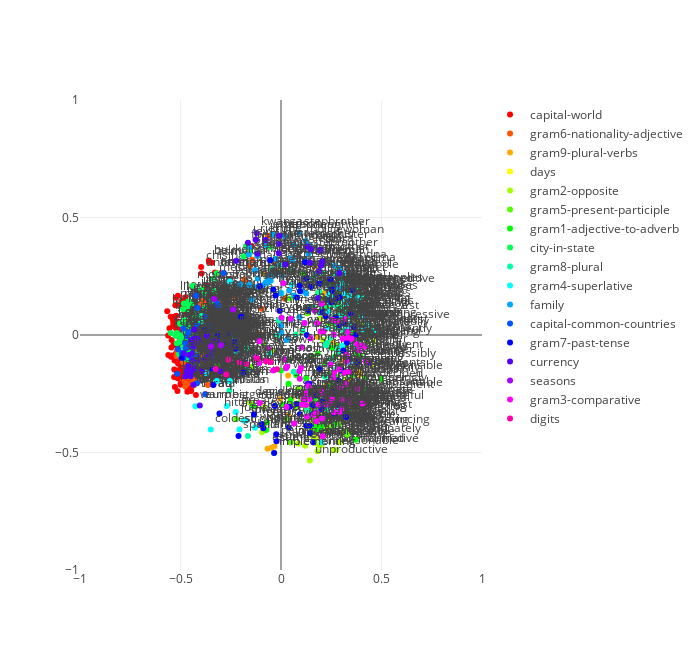

Notebook source saved alongside this figure:
### Code cell
hyp_model = gensim.models.Word2Vec.load(hyp_model_fn["SGNS_dist_sq"])
hyp_wv = hyp_model.wv
plot_embeddings(hyp_model, labeled_word_dict, ratio_words=1, aggregate="c")

### Figure 1 — Plotly figure (JSON) as saved in the notebook; plotly's stock layout.template omitted (floating-point values rounded to 4 significant figures; data arrays with more than 128 entries replaced by an {"elided": "..."} marker saying what was removed)
{"data": [{"marker": {"color": "rgb(255, 0, 0)"}, "mode": "markers+text", "name": "capital-world", "text": {"elided": "232 str values"}, "textposition": "top right", "type": "scatter", "x": {"elided": "232 float values"}, "y": {"elided": "232 float values"}}, {"marker": {"color": "rgb(255, 84, 0)"}, "mode": "markers+text", "name": "gram6-nationality-adjective", "text": ["albanian", "switzerland", "norway", "argentinean", "cambodia", "croatia", "israeli", "cambodian", "macedonia", "colombia", "australia", "egypt", "slovakia", "malta", "iceland", "german", "irish", "french", "thailand", "ukrainian", "greece", "australian", "swiss", "japanese", "icelandic", "chinese", "russian", "moldova", "spanish", "chilean", "sweden", "english", "argentina", "italy", "russia", "israel", "germany", "portuguese", "korean", "peruvian", "thai", "ukraine", "spain", "denmark", "france", "albania", "belorussian", "brazil", "mexican", "maltese", "india", "peru", "brazilian", "ireland", "colombian", "polish", "japan", "norwegian", "korea", "danish", "moldovan", "austrian", "china", "indian", "chile", "belarus", "austria", "greek", "dutch", "slovakian", "portugal", "england", "croatian", "poland", "italian", "egyptian", "macedonian", "swedish", "netherlands", "mexico", "bulgarian", "bulgaria"], "textposition": "top right", "type": "scatter", "x": [-0.4344, -0.4387, -0.4247, -0.06551, -0.4496, -0.4603, -0.3958, -0.1427, -0.4365, -0.4571, -0.3517, -0.3872, -0.4872, -0.4601, -0.4405, -0.2352, -0.3084, -0.2218, -0.4357, -0.3565, -0.4175, -0.3388, -0.4002, -0.09682, -0.03706, -0.00772, -0.3006, -0.4797, -0.2326, -0.3931, -0.4113, -0.1107, -0.4313, -0.3725, -0.3766, -0.3638, -0.35, -0.287, -0.3609, -0.3854, -0.1811, -0.3933, -0.3672, -0.4299, -0.3465, -0.4559, -0.5174, -0.4137, -0.3001, -0.1544, -0.3446, -0.446, -0.3425, -0.3733, -0.3905, -0.3578, -0.3275, -0.3898, -0.4145, -0.3685, -0.4764, -0.3785, -0.3386, -0.2773, -0.4137, -0.4676, -0.4148, 0.01916, -0.2968, -0.5197, -0.4113, -0.3257, -0.4364, -0.4392, -0.2328, -0.02214, -0.4335, -0.3184, -0.4037, -0.3691, -0.4243, -0.4578], "y": [-0.215, -0.05018, -0.03496, 0.4225, -0.176, -0.137, -0.164, 0.3202, -0.2116, -0.01197, -0.06535, -0.009089, -0.1147, -0.08948, -0.1923, 0.02019, 0.06122, 0.06628, -0.0471, -0.1082, -0.0861, -0.05059, -0.08601, 0.1117, 0.3141, 0.1017, 0.0006876, -0.1974, 0.08304, 0.1314, -0.02869, 0.004593, 0.02342, 0.02381, -0.09663, -0.2132, -0.04776, 0.1242, -0.01155, 0.1439, 0.2367, -0.1544, 0.03483, -0.01452, 0.01342, -0.182, -0.07571, -0.01792, 0.1401, 0.2921, -0.06198, -0.01198, 0.1432, -0.07872, 0.1448, -0.01738, -0.02902, 0.03727, -0.1051, 0.08509, -0.2182, 0.07844, -0.1007, 0.02545, 0.05004, -0.2083, 0.004671, 0.1538, 0.06895, -0.08991, 0.04767, -0.006715, -0.0558, -0.1089, 0.1578, 0.2685, -0.1913, 0.09483, -0.04372, -0.002448, -0.05925, -0.08474]}, {"marker": {"color": "rgb(255, 170, 0)"}, "mode": "markers+text", "name": "gram9-plural-verbs", "text": ["predicts", "sit", "sees", "sing", "talks", "thinks", "enhances", "shuffles", "sings", "works", "shuffle", "sits", "listens", "provide", "say", "writes", "enhance", "find", "generate", "increase", "speaks", "screams", "search", "vanishes", "describes", "implements", "generates", "estimates", "implement", "goes", "see", "swims", "decrease", "write", "says", "vanish", "scream", "eats", "work", "estimate", "swim", "think", "eat", "increases", "predict", "plays", "slows", "decreases", "searches", "walks", "talk", "slow", "provides", "walk", "listen", "play", "describe", "speak", "go", "finds"], "textposition": "top right", "type": "scatter", "x": [0.3913, 0.278, 0.2086, 0.2021, 0.2338, 0.3365, 0.3457, 0.4029, 0.172, 0.1039, 0.2934, -0.08011, 0.3952, 0.05266, 0.1483, 0.2495, 0.1605, 0.1287, 0.211, 0.07261, -0.03265, 0.3467, 0.1538, 0.3955, 0.259, 0.3696, 0.272, -0.06674, 0.04762, 0.1807, 0.1017, 0.2906, 0.1705, 0.1779, 0.2267, 0.3549, 0.2735, 0.3711, 0.03537, -0.04725, 0.1835, 0.1572, 0.3041, 0.2163, 0.2443, -0.2397, 0.3933, 0.3195, 0.2365, 0.2148, 0.03724, 0.2619, -0.003996, 0.1307, 0.3111, -0.08793, 0.1917, 0.2107, 0.0857, 0.1872], "y": [-0.168, -0.04446, 0.07937, 0.1552, 0.1251, -0.1928, -0.2818, 0.1347, 0.2901, 0.01385, 0.2027, 0.2561, 0.115, -0.2706, -0.3175, 0.1801, -0.3945, -0.2495, -0.345, -0.3026, -0.4731, 0.1309, -0.3327, 0.09686, -0.0299, -0.1649, -0.3324, -0.4836, -0.456, -0.007395, -0.2763, 0.2414, -0.3532, -0.3027, -0.2123, -0.3137, 0.1897, 0.06754, -0.1727, -0.4796, 0.1774, -0.3866, -0.106, -0.3145, -0.3937, 0.1268, -0.1551, -0.2966, -0.4036, 0.1773, -0.3428, -0.1818, -0.2708, 0.09307, -0.2777, -0.03485, -0.2451, -0.2405, -0.2294, 0.05908]}, {"marker": {"color": "rgb(255, 255, 0)"}, "mode": "markers+text", "name": "days", "text": ["tuesday", "monday", "friday", "wednesday", "thursday"], "textposition": "top right", "type": "scatter", "x": [-0.4175, -0.4188, -0.4105, -0.4202, -0.4081], "y": [-0.11, -0.07586, -0.09563, -0.1008, -0.1192]}, {"marker": {"color": "rgb(170, 255, 0)"}, "mode": "markers+text", "name": "gram2-opposite", "text": ["impossible", "undecided", "logical", "unclear", "uninformative", "unconvincing", "unethical", "informative", "comfortable", "inconsistent", "responsible", "unsure", "uncertain", "uncompetitive", "inconvenient", "efficient", "unimpressive", "illogical", "convincing", "sure", "consistent", "uninformed", "dishonest", "acceptable", "ethical", "unreasonable", "unproductive", "informed", "fortunate", "clear", "decided", "unfortunate", "impressive", "productive", "inefficient", "reasonable", "impossibly", "unpleasant", "certain", "unaware", "irrational", "unacceptable", "honest", "unlikely", "possible", "competitive", "likely", "distasteful", "uncomfortable", "known", "unknown", "convenient", "possibly", "pleasant", "aware", "rational", "irresponsible", "tasteful"], "textposition": "top right", "type": "scatter", "x": [0.1895, 0.3947, 0.2143, 0.1982, 0.2755, 0.3548, 0.3089, 0.2014, 0.2123, 0.174, -0.08456, 0.1901, 0.318, 0.3478, 0.3863, 0.2059, 0.4455, 0.294, 0.3062, 0.184, 0.1558, 0.2639, 0.3606, 0.162, 0.1196, 0.1819, 0.1433, -0.09472, 0.3594, 0.1243, -0.1541, 0.3028, 0.2678, 0.08608, 0.2881, 0.152, 0.4549, 0.373, 0.1243, 0.3169, 0.3634, 0.1679, 0.2437, 0.1766, 0.117, 0.1942, 0.1396, 0.4014, 0.3736, -0.03905, 0.2096, 0.1468, 0.1662, 0.001883, 0.1626, 0.2302, 0.4203, 0.4662], "y": [-0.3643, -0.2121, -0.4028, -0.4049, -0.4891, -0.4064, -0.4165, -0.468, -0.3865, -0.4427, -0.3058, -0.47, -0.1901, 0.1921, -0.259, -0.3494, 0.0383, -0.4552, -0.3074, -0.4077, -0.362, -0.4882, -0.3425, -0.4308, -0.4718, -0.4951, -0.5339, -0.4136, 0.0106, -0.3105, -0.2868, -0.2801, 0.04613, -0.4617, -0.3715, -0.4251, -0.1262, -0.2459, -0.2853, -0.05135, -0.3134, -0.46, -0.3573, -0.3906, -0.2975, 0.0693, -0.2943, -0.3068, -0.2489, -0.06667, -0.02139, -0.4136, -0.2696, 0.2761, -0.3943, -0.4094, -0.178, -0.02764]}, {"marker": {"color": "rgb(84, 255, 0)"}, "mode": "markers+text", "name": "gram5-present-participle", "text": ["debugging", "vanish", "describe", "going", "think", "walk", "fly", "inventing", "reading", "say", "describing", "predicting", "dancing", "write", "swimming", "swim", "shuffle", "increase", "generate", "read", "implementing", "running", "sit", "jumping", "go", "run", "decrease", "listen", "walking", "see", "debug", "slowing", "flying", "look", "code", "enhance", "shuffling", "decreasing", "sitting", "screaming", "invent", "saying", "move", "looking", "thinking", "playing", "play", "moving", "seeing", "sing", "discover", "dance", "writing", "predict", "vanishing", "slow", "implement", "generating", "increasing", "coding", "listening", "singing", "enhancing", "jump", "discovering", "scream"], "textposition": "top right", "type": "scatter", "x": [0.3182, 0.3549, 0.1917, 0.07745, 0.1572, 0.1307, 0.2352, 0.3996, 0.03845, 0.1483, 0.3022, 0.3232, 0.1492, 0.1779, -0.3413, 0.1835, 0.2934, 0.07261, 0.211, 0.1595, -0.03417, -0.1859, 0.278, 0.2409, 0.0857, -0.1518, 0.1705, 0.3111, 0.1369, 0.1017, 0.3292, 0.3782, -0.03841, 0.1596, 0.0295, 0.1605, 0.4304, 0.2645, 0.09488, 0.2926, 0.3796, 0.2101, 0.04569, 0.1599, 0.2018, -0.1984, -0.08793, -0.1344, 0.2596, 0.2021, 0.2328, 0.04611, 0.193, 0.2443, 0.3456, 0.2619, 0.04762, 0.1435, 0.09402, 0.2936, 0.3286, 0.09316, 0.16, -0.2233, 0.3054, 0.2735], "y": [-0.409, -0.3137, -0.2451, -0.2926, -0.3866, 0.09307, 0.04632, 0.04768, -0.394, -0.3175, -0.1496, -0.3489, 0.2051, -0.3027, -0.1444, 0.1774, 0.2027, -0.3026, -0.345, -0.3363, -0.5016, -0.1594, -0.04446, 0.1483, -0.2294, -0.1348, -0.3532, -0.2777, 0.1064, -0.2763, -0.4234, -0.1152, 0.1937, -0.2934, -0.3565, -0.3945, -0.0322, -0.3342, 0.186, 0.1625, -0.2472, -0.2815, -0.2909, -0.2975, -0.3147, 0.07842, -0.03485, -0.3379, -0.2575, 0.1552, -0.03615, 0.1556, -0.1455, -0.3937, 0.09179, -0.1818, -0.456, -0.3855, -0.3376, -0.3789, -0.03176, 0.2101, -0.4561, -0.3574, 0.1092, 0.1897]}, {"marker": {"color": "rgb(0, 255, 0)"}, "mode": "markers+text", "name": "gram1-adjective-to-adverb", "text": ["most", "slowly", "slow", "completely", "fortunate", "quickly", "sudden", "swiftly", "reluctantly", "safely", "complete", "unfortunate", "furiously", "cheerfully", "usual", "typical", "amazing", "professional", "freely", "typically", "quiet", "immediate", "obvious", "usually", "rapid", "quick", "furious", "safe", "amazingly", "immediately", "suddenly", "possible", "quietly", "fortunately", "lucky", "unfortunately", "happy", "rapidly", "rare", "precise", "apparent", "mostly", "possibly", "reluctant", "apparently", "serious", "precisely", "infrequent", "efficient", "professionally", "free", "swift", "cheerful", "calmly", "calm", "luckily", "efficiently", "obviously", "rarely", "seriously", "happily", "occasional", "infrequently", "occasionally"], "textposition": "top right", "type": "scatter", "x": [-0.0001447, 0.2547, 0.2619, 0.1369, 0.3594, 0.154, 0.276, 0.2914, 0.2841, 0.3056, 0.04782, 0.3028, 0.3134, 0.4375, 0.2213, 0.183, 0.3118, -0.3198, 0.2026, 0.1251, 0.2648, -0.07362, 0.185, 0.07602, -0.06945, 0.2043, 0.2217, 0.128, 0.4205, -0.1379, 0.2201, 0.117, 0.2751, 0.3714, 0.2473, 0.03755, 0.2622, 0.2221, 0.2553, 0.2286, 0.2743, 0.0406, 0.1662, 0.3416, 0.2434, 0.1517, 0.2019, 0.3952, 0.2059, -0.464, 0.008193, 0.1099, 0.3881, 0.4204, 0.3537, 0.4992, 0.2647, 0.1813, 0.2528, 0.1736, 0.3762, 0.2607, 0.3963, 0.2687], "y": [-0.151, -0.05491, -0.1818, -0.2723, 0.0106, -0.08993, 0.04771, 0.1178, 0.1842, -0.05889, -0.2756, -0.2801, 0.1975, 0.007845, -0.2581, -0.07955, 0.08046, -0.1258, -0.3601, -0.1845, 0.07504, -0.404, -0.3843, -0.1711, -0.3728, -0.3541, 0.2219, -0.3467, -0.2305, -0.3032, 0.1134, -0.2975, 0.1465, -0.4457, 0.1682, -0.2073, -0.2885, -0.1229, -0.1077, -0.3411, -0.1776, -0.1047, -0.2696, -0.01544, -0.1615, -0.3361, -0.39, -0.09017, -0.3494, -0.06637, -0.2966, 0.2622, 0.09805, -0.1834, -0.1717, -0.1873, -0.3823, -0.3995, -0.2149, -0.3925, -0.0768, 0.04945, -0.02024, -0.09108]}, {"marker": {"color": "rgb(0, 255, 84)"}, "mode": "markers+text", "name": "city-in-state", "text": ["tulsa", "phoenix", "tucson", "irvine", "detroit", "oxnard", "minnesota", "oklahoma", "honolulu", "nevada", "anchorage", "modesto", "huntsville", "houston", "arlington", "memphis", "sacramento", "anaheim", "tennessee", "garland", "dallas", "georgia", "pennsylvania", "worcester", "kansas", "california", "henderson", "pittsburgh", "denver", "ohio", "nashville", "orlando", "colorado", "louisiana", "shreveport", "wisconsin", "spokane", "akron", "toledo", "tacoma", "illinois", "seattle", "minneapolis", "omaha", "philadelphia", "scottsdale", "fremont", "massachusetts", "glendale", "plano", "hialeah", "cleveland", "lexington", "hawaii", "louisville", "kentucky", "indianapolis", "tallahassee", "texas", "amarillo", "michigan", "milwaukee", "tampa", "boston", "chandler", "florida", "portland", "wichita", "austin", "mesa", "atlanta", "nebraska", "reno", "cincinnati", "stockton", "bakersfield", "jacksonville", "irving", "fontana", "chicago", "laredo", "lubbock", "fresno", "arizona", "alabama", "madison", "oakland", "baltimore", "washington", "oregon", "alaska", "indiana", "miami", "maryland"], "textposition": "top right", "type": "scatter", "x": [-0.446, -0.3469, -0.4576, -0.3953, -0.4111, -0.483, -0.428, -0.4379, -0.4789, -0.428, -0.4695, -0.4391, -0.5028, -0.4089, -0.4764, -0.4269, -0.4578, -0.465, -0.4176, -0.05338, -0.4242, -0.4077, -0.4141, -0.4331, -0.4302, -0.3517, -0.3201, -0.4398, -0.4513, -0.413, -0.4175, -0.3763, -0.4184, -0.4416, -0.5007, -0.4008, -0.5, -0.5061, -0.3824, -0.4767, -0.4235, -0.4227, -0.4605, -0.4755, -0.4132, -0.5256, -0.4783, -0.4238, -0.5017, -0.5178, -0.5486, -0.4351, -0.4755, -0.4335, -0.4704, -0.4297, -0.4671, -0.5056, -0.3727, -0.466, -0.4087, -0.4614, -0.447, -0.3882, -0.1539, -0.3849, -0.4242, -0.4477, -0.3303, -0.3343, -0.4438, -0.4615, -0.3968, -0.4608, -0.4462, -0.5185, -0.4888, -0.1868, -0.1743, -0.3641, -0.4612, -0.4876, -0.5047, -0.4312, -0.4359, -0.4144, -0.4668, -0.4391, -0.3102, -0.4332, -0.4322, -0.4239, -0.4177, -0.4389], "y": [-0.06509, 0.1416, -0.01596, 0.1924, 0.03616, 0.1341, 0.007881, -0.05214, 0.05182, 0.04255, -0.1032, 0.2098, -0.0006903, 0.06643, 0.01708, 0.07847, 0.02927, 0.1099, 0.0144, 0.3741, 0.05339, -0.02786, -0.03191, 0.03111, -0.01579, 0.02878, 0.2623, -0.01605, 0.00915, -0.02546, 0.09682, 0.17, 0.02138, -0.01017, 0.04654, -0.01868, -0.0137, -0.07814, 0.1138, -0.00177, -0.02306, 0.016, 0.0398, -0.04424, 0.01714, -0.003183, 0.06373, 0.006713, 0.05012, 0.008687, 0.008592, 0.0408, 0.02153, -0.03107, -0.01687, -0.009334, -0.02464, -0.08353, 0.007815, 0.1312, -0.0161, 0.0132, 0.0502, 0.03284, 0.3511, -0.01759, 0.02397, -0.01218, 0.1854, 0.2402, -0.01865, -0.04051, 0.1893, 0.0002513, 0.1286, -0.03506, -0.05343, 0.3337, 0.3789, 0.03414, 0.1423, 0.1094, -0.03, -0.01514, -0.02685, 0.1024, 0.01335, 0.005481, -0.002848, -0.03636, -0.0772, 0.001426, 0.02568, -0.02613]}, {"marker": {"color": "rgb(0, 255, 169)"}, "mode": "markers+text", "name": "gram8-plural", "text": ["pigs", "cloud", "dollar", "goat", "onions", "goats", "hand", "colors", "melon", "donkey", "finger", "pear", "woman", "cats", "child", "buildings", "onion", "children", "dollars", "rats", "bananas", "pears", "cow", "men", "computers", "donkeys", "car", "eye", "cat", "cows", "pineapple", "roads", "hands", "dream", "dogs", "building", "women", "bird", "machines", "eyes", "mangoes", "elephants", "mice", "eagle", "snake", "bottles", "mouse", "road", "horse", "melons", "banana", "pig", "mango", "birds", "man", "eagles", "elephant", "fingers", "machine", "monkey", "horses", "bottle", "lions", "cars", "clouds", "pineapples", "computer", "rat", "snakes", "lion", "monkeys", "color", "dreams", "dog"], "textposition": "top right", "type": "scatter", "x": [0.3197, 0.3138, 0.1843, 0.2385, 0.3896, 0.3144, 0.2192, 0.2291, 0.2915, 0.2091, 0.3186, 0.3082, 0.06506, 0.3103, 0.1304, -0.1662, 0.3226, 0.07378, -0.1647, 0.3341, 0.3638, 0.2882, 0.2446, -0.01656, 0.2346, 0.3383, -0.01124, 0.2839, 0.2426, 0.3323, 0.2875, -0.257, 0.1754, 0.1841, 0.2812, -0.17, 0.06324, 0.1591, 0.2716, 0.2848, 0.3994, 0.2426, 0.3673, -0.04203, 0.1912, 0.3473, 0.2897, -0.2356, 0.002042, 0.3945, 0.2836, 0.2643, 0.2661, 0.2447, 0.09192, -0.3946, 0.1557, 0.3408, 0.2224, 0.2421, 0.1914, 0.3091, -0.3984, 0.107, 0.3293, 0.3813, 0.1294, 0.2626, 0.3177, 0.0514, 0.3123, 0.2522, 0.2726, 0.2069], "y": [0.1048, 0.01648, 0.1578, 0.2127, 0.1319, 0.1368, -0.1772, -0.03355, 0.2337, 0.2616, 0.02217, 0.2264, 0.1666, 0.06631, 0.117, -0.1454, 0.1656, 0.002245, -0.4297, 0.07529, 0.1193, 0.2768, 0.1993, -0.001754, -0.3167, 0.166, 0.06225, -0.07113, 0.1296, 0.0854, 0.2529, -0.2368, 0.05203, 0.176, 0.03231, -0.05603, -0.1562, 0.119, -0.1465, -0.0594, 0.164, 0.182, -0.04264, 0.2794, 0.1839, 0.04739, 0.08326, -0.005845, 0.1783, 0.1684, 0.1987, 0.1768, 0.2607, -0.01233, 0.07526, 0.08062, 0.2401, -0.01859, -0.04385, 0.1997, 0.09512, 0.08917, 0.05327, 0.01776, 0.0217, 0.1956, -0.3191, 0.1913, 0.06738, 0.2737, 0.1179, -0.1032, 0.1262, 0.1188]}, {"marker": {"color": "rgb(0, 255, 255)"}, "mode": "markers+text", "name": "gram4-superlative", "text": ["short", "tasty", "brightest", "shortest", "biggest", "long", "good", "wide", "weak", "large", "lucky", "strange", "hot", "warmest", "worst", "easiest", "weakest", "simple", "big", "lowest", "fastest", "luckiest", "simplest", "tall", "best", "oldest", "cool", "old", "slowest", "greatest", "sweetest", "easy", "youngest", "sweet", "young", "strong", "quickest", "largest", "weird", "dark", "hottest", "longest", "high", "highest", "sharpest", "quick", "great", "smart", "coolest", "slow", "bright", "strongest", "sharp", "strangest", "tallest", "smartest", "warm", "coldest", "darkest", "low", "smallest", "small", "weirdest", "cold", "fast", "bad", "widest"], "textposition": "top right", "type": "scatter", "x": [0.1033, 0.4289, 0.305, 0.2362, -0.2698, 0.02461, 0.1118, 0.0915, 0.141, 0.03017, 0.2473, 0.3055, 0.1174, -0.4261, -0.1292, 0.2025, 0.3446, 0.214, 0.04841, -0.1734, 0.05407, 0.3144, 0.2798, 0.1676, -0.05668, -0.2993, 0.3261, -0.1059, 0.3243, -0.2251, 0.3388, 0.1752, -0.2543, 0.2382, 0.002588, 0.1236, 0.3271, -0.2231, 0.3419, 0.2257, -0.003673, -0.3191, -0.1079, -0.2546, 0.4087, 0.2043, -0.06477, 0.3312, 0.3026, 0.2619, 0.2772, -0.207, 0.2559, 0.3988, -0.3742, 0.3851, 0.2625, -0.3495, 0.3104, 0.1366, -0.185, 0.01664, 0.4665, 0.2129, 0.2455, 0.1864, 0.3235], "y": [-0.05225, 0.04257, 0.1988, 0.09994, -0.302, -0.1413, -0.2733, -0.1548, -0.2736, -0.1346, 0.1682, -0.04582, 0.05067, -0.3029, -0.395, -0.4578, 0.04811, -0.2507, 0.06965, -0.364, 0.2151, 0.2624, -0.3225, 0.1034, -0.07905, -0.0178, -0.08413, -0.02622, 0.1434, -0.3276, 0.1665, -0.3291, 0.2275, 0.1706, 0.07323, -0.2479, 0.1347, -0.0695, -0.1173, 0.02821, 0.2978, -0.196, -0.1195, -0.196, 0.02161, -0.3541, -0.05603, 0.014, 0.2197, -0.1818, 0.05679, -0.4021, 0.06446, 0.07869, -0.1616, 0.1588, 0.001244, -0.4017, 0.1772, -0.218, -0.3633, -0.1032, 0.01963, 0.01591, -0.1245, -0.2967, 0.0304]}, {"marker": {"color": "rgb(0, 169, 255)"}, "mode": "markers+text", "name": "family", "text": ["sister", "aunt", "woman", "girl", "sisters", "bride", "stepfather", "princess", "his", "nephew", "granddaughter", "sons", "dad", "boy", "stepmother", "grandpa", "father", "daughter", "stepsister", "her", "uncle", "grandmother", "stepson", "husband", "son", "mom", "grandson", "queen", "policeman", "stepbrother", "wife", "grandfather", "brother", "she", "grandma", "king", "groom", "mother", "brothers", "niece", "man", "prince", "daughters", "stepdaughter", "policewoman", "he"], "textposition": "top right", "type": "scatter", "x": [-0.07358, 0.05672, 0.06506, 0.1253, -0.06649, 0.1744, 0.06305, -0.1301, 0.001613, -0.1181, -0.1574, -0.07472, 0.2757, 0.1066, 0.1358, 0.2676, -0.001628, -0.1155, 0.1427, 0.02897, 0.004235, 0.05069, -0.04016, -0.03488, -0.1157, 0.2986, -0.1603, -0.1576, 0.1263, 0.09095, -0.06704, -0.02817, -0.05124, -0.001216, 0.2944, -0.1446, 0.1931, 0.04064, -0.08482, -0.07902, 0.09192, -0.2032, -0.04469, 0.01641, 0.123, 0.05147], "y": [0.2236, 0.3151, 0.1666, 0.1765, 0.2471, 0.2593, 0.3849, 0.2752, 0.009571, 0.3359, 0.3731, 0.2248, 0.206, 0.1848, 0.3455, 0.2942, 0.1787, 0.2404, 0.3812, -0.02149, 0.2525, 0.327, 0.4282, 0.2555, 0.2062, 0.1979, 0.3436, 0.2132, 0.3143, 0.4358, 0.2234, 0.3245, 0.2312, 0.03923, 0.2828, 0.151, 0.273, 0.1891, 0.215, 0.3833, 0.07526, 0.215, 0.2578, 0.4224, 0.3997, 0.06671]}, {"marker": {"color": "rgb(0, 85, 255)"}, "mode": "markers+text", "name": "capital-common-countries", "text": ["havana", "vietnam", "bangkok", "berlin", "pakistan", "athens", "japan", "london", "paris", "oslo", "england", "tokyo", "china", "ottawa", "canberra", "stockholm", "finland", "canada", "australia", "egypt", "iraq", "beijing", "moscow", "afghanistan", "rome", "tehran", "greece", "switzerland", "norway", "baghdad", "germany", "madrid", "spain", "france", "islamabad", "helsinki", "thailand", "kabul", "sweden", "italy", "cairo", "hanoi", "russia", "cuba", "iran", "bern"], "textposition": "top right", "type": "scatter", "x": [-0.4234, -0.3555, -0.4764, -0.3785, -0.4218, -0.4495, -0.3275, -0.3284, -0.3186, -0.4732, -0.3257, -0.3552, -0.3386, -0.4607, -0.4856, -0.4603, -0.4388, -0.3546, -0.3517, -0.3872, -0.3765, -0.4446, -0.4238, -0.4191, -0.3109, -0.5126, -0.4175, -0.4387, -0.4247, -0.4745, -0.35, -0.4161, -0.3672, -0.3465, -0.5166, -0.4853, -0.4357, -0.4937, -0.4113, -0.3725, -0.4674, -0.2851, -0.3766, -0.417, -0.4345, -0.4859], "y": [0.1671, -0.08961, -0.03411, 0.0768, -0.1217, -0.04864, -0.02902, 0.01775, 0.1356, -0.05712, -0.006715, 0.03438, -0.1007, -0.04933, -0.09749, 0.01165, -0.09719, -0.09263, -0.06535, -0.009089, -0.2524, -0.1032, -0.0139, -0.205, 0.1264, -0.06023, -0.0861, -0.05018, -0.03496, -0.05387, -0.04776, 0.1156, 0.03483, 0.01342, -0.1644, -0.07957, -0.0471, -0.07685, -0.02869, 0.02381, -0.00512, 0.2641, -0.09663, 0.04147, -0.1419, 0.02734]}, {"marker": {"color": "rgb(0, 0, 255)"}, "mode": "markers+text", "name": "gram7-past-tense", "text": ["screamed", "running", "walking", "knew", "writing", "feeding", "seeing", "screaming", "selling", "striking", "struck", "decreased", "going", "reading", "spent", "listened", "saw", "swam", "paid", "went", "enhancing", "hitting", "sang", "sitting", "hiding", "swimming", "dancing", "spending", "sat", "knowing", "taking", "flying", "listening", "vanished", "sleeping", "thought", "hid", "generated", "slowed", "predicting", "falling", "implementing", "enhanced", "took", "thinking", "singing", "slowing", "danced", "shrank", "generating", "slept", "moving", "described", "hit", "read", "vanishing", "looking", "moved", "flew", "increasing", "decreasing", "said", "increased", "describing", "predicted", "playing", "wrote", "implemented", "looked", "paying", "ran", "fed", "sold", "saying", "walked", "jumped", "fell", "shrinking", "played", "jumping"], "textposition": "top right", "type": "scatter", "x": [0.3564, -0.1859, 0.1369, 0.2614, 0.193, 0.3098, 0.2596, 0.2926, -0.08819, 0.2902, -0.1051, 0.1449, 0.07745, 0.03845, -0.3368, 0.3628, -0.1813, -0.494, -0.0965, -0.235, 0.16, -0.3062, -0.05405, 0.09488, 0.273, -0.3413, 0.1492, -0.2112, -0.4087, 0.2854, -0.03093, -0.03841, 0.3286, 0.2728, 0.2515, 0.1737, 0.2562, 0.2009, 0.3175, 0.3232, 0.2059, -0.03417, 0.2865, -0.2247, 0.2018, 0.09316, 0.3782, 0.1193, 0.2459, 0.1435, 0.2518, -0.1344, 0.1285, -0.005713, 0.1595, 0.3456, 0.1599, -0.2822, -0.3773, 0.09402, 0.2645, 0.142, 0.04363, 0.3022, 0.3392, -0.1984, 0.0794, -0.02405, 0.1256, -0.02254, -0.3119, 0.2222, -0.2325, 0.2101, 0.1257, 0.191, -0.02664, 0.3702, -0.2586, 0.2409], "y": [0.1916, -0.1594, 0.1064, -0.242, -0.1455, -0.06621, -0.2575, 0.1625, -0.3972, 0.04162, 0.2077, -0.4175, -0.2926, -0.394, -0.2129, 0.03377, -0.117, -0.09721, -0.3797, -0.04666, -0.4561, -0.3343, 0.3182, 0.186, 0.07584, -0.1444, 0.2051, -0.4298, -0.1033, -0.2978, -0.3022, 0.1937, -0.03176, 0.1535, 0.1381, -0.2568, 0.1861, -0.307, 0.04855, -0.3489, 0.09681, -0.5016, -0.1932, -0.05952, -0.3147, 0.2101, -0.1152, 0.3098, 0.2377, -0.3855, 0.1951, -0.3379, -0.0001836, 0.1029, -0.3363, 0.09179, -0.2975, -0.04395, 0.02239, -0.3376, -0.3342, -0.2079, -0.3049, -0.1496, -0.1029, 0.07842, 0.1592, -0.4228, -0.3865, -0.4526, 0.002202, 0.08031, -0.0279, -0.2815, 0.2412, 0.2194, 0.1678, -0.001574, 0.004478, 0.1483]}, {"marker": {"color": "rgb(84, 0, 255)"}, "mode": "markers+text", "name": "currency", "text": ["mexico", "algeria", "euro", "yen", "latvia", "dinar", "brazil", "lev", "india", "poland", "europe", "real", "romania", "lithuania", "rupee", "thailand", "dollar", "baht", "litas", "dong", "dram", "won", "armenia", "croatia", "canada", "leu", "rial", "kwanza", "nigeria", "angola", "bulgaria", "japan", "vietnam", "iran", "forint", "kuna", "hungary", "malaysia", "denmark", "cambodia", "krona", "russia", "argentina", "sweden", "ruble", "krone", "ukraine", "naira", "peso", "korea", "ringgit", "riel", "macedonia", "usa"], "textposition": "top right", "type": "scatter", "x": [-0.3691, -0.4828, -0.4038, 0.0216, -0.4754, -0.2227, -0.4137, -0.1645, -0.3446, -0.4392, -0.3027, 0.1326, -0.4453, -0.4609, 0.1879, -0.4357, 0.1843, 0.1437, 0.1951, -0.117, 0.4407, -0.3118, -0.4457, -0.4603, -0.3546, 0.1472, -0.00858, -0.1212, -0.4656, -0.4684, -0.4578, -0.3275, -0.3555, -0.4345, 0.1318, -0.012, -0.433, -0.4402, -0.4299, -0.4496, 0.2902, -0.3766, -0.4313, -0.4113, 0.1995, -0.07619, -0.3933, 0.1949, -0.01141, -0.4145, 0.205, -0.1266, -0.4365, -0.3458], "y": [-0.002448, -0.07918, -0.3, 0.3005, -0.1768, 0.3164, -0.01792, 0.3929, -0.06198, -0.1089, -0.1532, -0.2078, -0.02136, -0.1331, 0.2716, -0.0471, 0.1578, 0.3075, 0.3585, 0.346, -0.1174, -0.02572, -0.153, -0.137, -0.09263, 0.3645, 0.4218, 0.4341, -0.1701, -0.1541, -0.08474, -0.02902, -0.08961, -0.1419, 0.3767, 0.3885, -0.02322, -0.07701, -0.01452, -0.176, 0.263, -0.09663, 0.02342, -0.02869, 0.2962, 0.4039, -0.1544, 0.3618, 0.3474, -0.1051, 0.3124, 0.4048, -0.2116, -0.0361]}, {"marker": {"color": "rgb(169, 0, 255)"}, "mode": "markers+text", "name": "seasons", "text": ["winter", "summer", "autumn", "spring"], "textposition": "top right", "type": "scatter", "x": [-0.2989, -0.3487, -0.3326, -0.2384], "y": [-0.04414, -0.04945, 0.1532, 0.1089]}, {"marker": {"color": "rgb(255, 0, 255)"}, "mode": "markers+text", "name": "gram3-comparative", "text": ["great", "smart", "cold", "longer", "taller", "big", "wide", "cooler", "younger", "long", "newer", "greater", "quicker", "safe", "sharper", "bigger", "hot", "stronger", "tough", "weak", "strong", "loud", "colder", "quick", "deeper", "larger", "cool", "smarter", "tougher", "older", "tall", "warm", "better", "small", "weaker", "heavier", "tighter", "slow", "simple", "deep", "bad", "easier", "lower", "young", "safer", "high", "sharp", "hotter", "faster", "wider", "good", "old", "cheap", "shorter", "smaller", "worse", "large", "new", "low", "brighter", "slower", "heavy", "cheaper", "bright", "harder", "easy", "louder", "short", "simpler", "warmer", "tight", "higher", "hard", "fast"], "textposition": "top right", "type": "scatter", "x": [-0.06477, 0.3312, 0.2129, 0.1061, 0.3173, 0.04841, 0.0915, 0.3507, 0.01146, 0.02461, 0.29, -0.1054, 0.2074, 0.128, 0.4214, 0.2466, 0.1174, 0.2529, 0.3075, 0.141, 0.1236, 0.3506, 0.3782, 0.2043, 0.3171, 0.09378, 0.3261, 0.4052, 0.3835, 0.1802, 0.1676, 0.2625, 0.1244, 0.01664, 0.3203, 0.3262, 0.3422, 0.2619, 0.214, 0.1963, 0.1864, 0.1761, -0.03923, 0.002588, 0.3003, -0.1079, 0.2559, 0.4033, 0.2259, 0.06568, 0.1118, -0.1059, 0.3391, 0.2648, 0.099, 0.1634, 0.03017, -0.1227, 0.1366, 0.3863, 0.296, 0.1468, 0.3057, 0.2772, 0.263, 0.1752, 0.4138, 0.1033, 0.2935, 0.3321, 0.2026, 0.0275, 0.2028, 0.2455], "y": [-0.05603, 0.014, 0.01591, -0.2957, 0.06653, 0.06965, -0.1548, -0.0162, 0.2198, -0.1413, -0.1462, -0.2891, -0.431, -0.3467, -0.1114, -0.2962, 0.05067, -0.2711, -0.01608, -0.2736, -0.2479, -0.01609, -0.0395, -0.3541, -0.1602, -0.1861, -0.08413, -0.2916, -0.2293, 0.04969, 0.1034, 0.001244, -0.2979, -0.1032, -0.2072, -0.1125, -0.2839, -0.1818, -0.2507, 0.01496, -0.2967, -0.3667, -0.1509, 0.07323, -0.315, -0.1195, 0.06446, -0.04506, -0.2958, -0.3768, -0.2733, -0.02622, -0.1561, -0.1585, -0.14, -0.3388, -0.1346, -0.09449, -0.218, -0.06447, -0.225, -0.01402, -0.2774, 0.05679, -0.3277, -0.3291, -0.05032, -0.05225, -0.3269, -0.01123, 0.1333, -0.3068, -0.2392, -0.1245]}, {"marker": {"color": "rgb(255, 0, 170)"}, "mode": "markers+text", "name": "digits", "text": ["two", "three", "four", "one", "five", "eight", "six", "seven", "nine"], "textposition": "top right", "type": "scatter", "x": [-0.05203, -0.07536, -0.1181, -0.01977, -0.171, -0.2728, -0.2065, -0.2621, -0.3253], "y": [-0.1147, -0.1118, -0.1018, -0.1454, -0.1231, -0.1684, -0.1162, -0.104, -0.1443]}], "layout": {"height": 650, "width": 700, "xaxis": {"range": [-1, 1]}, "yaxis": {"range": [-1, 1]}}}
